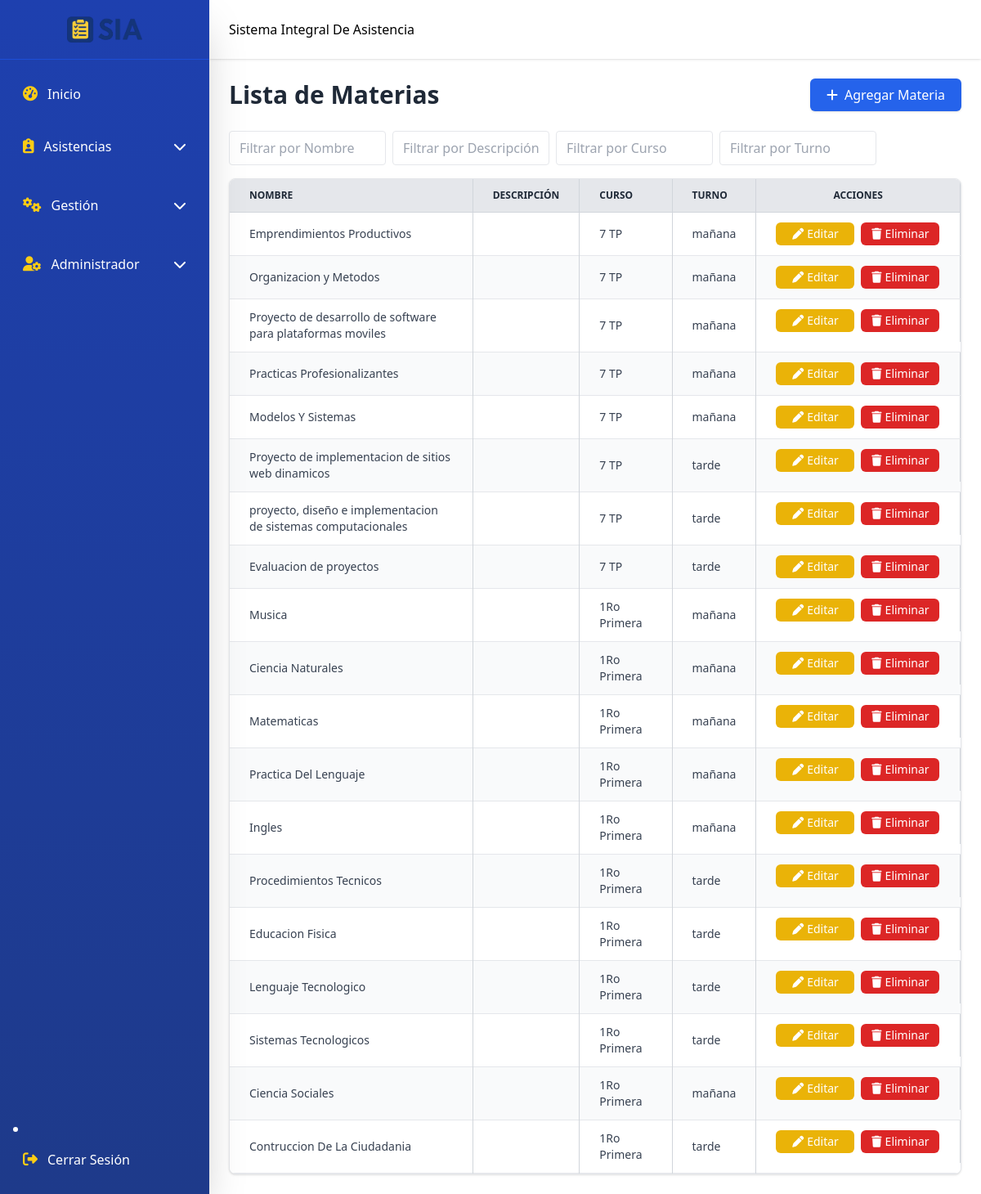
Page /subjects.php (signed in) on the committed database.
### tables this page shows
CREATE TABLE `subjects` (
  `subject_id` int(11) NOT NULL,
  `name` varchar(100) NOT NULL,
  `description` text DEFAULT NULL,
  `course_id` int(11) DEFAULT NULL,
  `turno` enum('mañana','tarde') NOT NULL
);

CREATE TABLE `courses` (
  `course_id` int(11) NOT NULL,
  `name` varchar(100) NOT NULL,
  `description` text DEFAULT NULL,
  `technical_degree` varchar(50) DEFAULT NULL
);

### subjects.php (the view, shortened to what this page needs)
<?php
include 'includes/header.php';
include 'includes/sidebar.php';
include 'includes/navbar.php';
include 'includes/conn.php';
?>
<div class="flex-1 md:ml-64 transition-all duration-300">
  <br><br><br>
  <main class="pt-20 p-4 md:p-6">
    <div class="flex flex-col md:flex-row justify-between items-start md:items-center mb-6 gap-3 md:gap-0">
      <h1 class="text-3xl font-bold text-gray-800">Lista de Materias</h1>
      <a href="javascript:void(0)" onclick="openModal('addSubjectModal')"
         class="inline-flex items-center bg-blue-600 text-white px-5 py-2 rounded-md shadow hover:bg-blue-700 transition w-full md:w-auto justify-center">
        <i class="fa-solid fa-plus mr-2"></i> Agregar Materia
      </a>
    </div>
    <div class="flex flex-wrap gap-2 mb-4">
      <input type="text" id="filterSubjectName" placeholder="Filtrar por Nombre" class="px-3 py-2 border rounded w-48">
      <input type="text" id="filterSubjectDesc" placeholder="Filtrar por Descripción" class="px-3 py-2 border rounded w-48">
      <input type="text" id="filterSubjectCourse" placeholder="Filtrar por Curso" class="px-3 py-2 border rounded w-48">
      <input type="text" id="filterSubjectTurno" placeholder="Filtrar por Turno" class="px-3 py-2 border rounded w-48">
    </div>
    <div class="overflow-x-auto rounded-lg shadow border border-gray-200 bg-white">
      <table class="min-w-full text-sm text-gray-700 border-collapse" id="subjectsTable">
        <thead class="bg-gray-200 text-gray-800 uppercase text-xs font-semibold border-b border-gray-300">
          <tr>
            <th class="px-6 py-3 border-r border-gray-300 text-left">Nombre</th>
            <th class="px-6 py-3 border-r border-gray-300 text-left">Descripción</th>
            <th class="px-6 py-3 border-r border-gray-300 text-left">Curso</th>
            <th class="px-6 py-3 border-r border-gray-300 text-left">Turno</th>
            <th class="px-6 py-3 border-r border-gray-300 text-center">Acciones</th>
          </tr>
        </thead>
        <tbody>
          <?php
          try {
              $sql = "SELECT s.*, c.name AS course_name
                      FROM subjects s
                      LEFT JOIN courses c ON s.course_id = c.course_id
                      ORDER BY s.subject_id ASC";
              $stmt = $conn->query($sql);
              $subjects = $stmt->fetchAll();
              if ($subjects) {
                  foreach ($subjects as $i => $subject) {
                      $rowClass = $i % 2 === 0 ? 'bg-white' : 'bg-gray-50';
                      echo "<tr class='{$rowClass} border-b border-gray-200 hover:bg-gray-50'>";
                      echo "<td class='px-6 py-3 border-r border-gray-300'>{$subject['name']}</td>";
                      echo "<td class='px-6 py-3 border-r border-gray-300'>{$subject['description']}</td>";
                      echo "<td class='px-6 py-3 border-r border-gray-300'>{$subject['course_name']}</td>";
                      echo "<td class='px-6 py-3 border-r border-gray-300'>{$subject['turno']}</td>";
                      echo "<td class='px-6 py-3 border-r border-gray-300 text-center flex justify-center gap-2'>
                              <a href='javascript:void(0)' onclick='openEditModalSubject(".json_encode($subject).")'
                                 class='flex items-center justify-center bg-yellow-500 hover:bg-yellow-600 text-white px-3 py-1 rounded-md transition w-24'>
                                  <i class='fa-solid fa-pen mr-1'></i>Editar
                              </a>
                              <a href='subjects_back/delete_subject.php?id={$subject['subject_id']}'
                                 class='flex items-center justify-center bg-red-600 hover:bg-red-700 text-white px-3 py-1 rounded-md transition w-24'
                                 onclick=\"return confirm('¿Estás seguro de eliminar esta materia?')\">
                                  <i class='fa-solid fa-trash mr-1'></i>Eliminar
                              </a>
                            </td>";
                      echo "</tr>";
                  }
              } else {
                  echo "<tr><td colspan='5' class='px-6 py-4 text-center text-gray-500'>No hay materias registradas</td></tr>";
              }
          } catch (PDOException $e) {
              echo "<tr><td colspan='5' class='px-6 py-4 text-center text-red-600'>Error: {$e->getMessage()}</td></tr>";
          }
          ?>
        </tbody>
      </table>
    </div>
  </main>
</div>

### rows in the picture
subjects: name "Emprendimientos Productivos", course.name "7 TP", turno "mañana"
subjects: name "Organizacion y Metodos", course.name "7 TP", turno "mañana"
subjects: name "Proyecto de desarrollo de software para plataformas moviles", course.name "7 TP", turno "mañana"
subjects: name "Practicas Profesionalizantes", course.name "7 TP", turno "mañana"
subjects: name "Modelos Y Sistemas", course.name "7 TP", turno "mañana"
subjects: name "Proyecto de implementacion de sitios web dinamicos", course.name "7 TP", turno "tarde"
subjects: name "proyecto, diseño e implementacion de sistemas computacionales", course.name "7 TP", turno "tarde"
subjects: name "Evaluacion de proyectos", course.name "7 TP", turno "tarde"
subjects: name "Musica", course.name "1Ro Primera", turno "mañana"
subjects: name "Ciencia Naturales", course.name "1Ro Primera", turno "mañana"
subjects: name "Matematicas", course.name "1Ro Primera", turno "mañana"
subjects: name "Practica Del Lenguaje", course.name "1Ro Primera", turno "mañana"
subjects: name "Ingles", course.name "1Ro Primera", turno "mañana"
subjects: name "Procedimientos Tecnicos", course.name "1Ro Primera", turno "tarde"
subjects: name "Educacion Fisica", course.name "1Ro Primera", turno "tarde"
subjects: name "Lenguaje Tecnologico", course.name "1Ro Primera", turno "tarde"
subjects: name "Sistemas Tecnologicos", course.name "1Ro Primera", turno "tarde"
subjects: name "Ciencia Sociales", course.name "1Ro Primera", turno "mañana"
subjects: name "Contruccion De La Ciudadania", course.name "1Ro Primera", turno "tarde"
